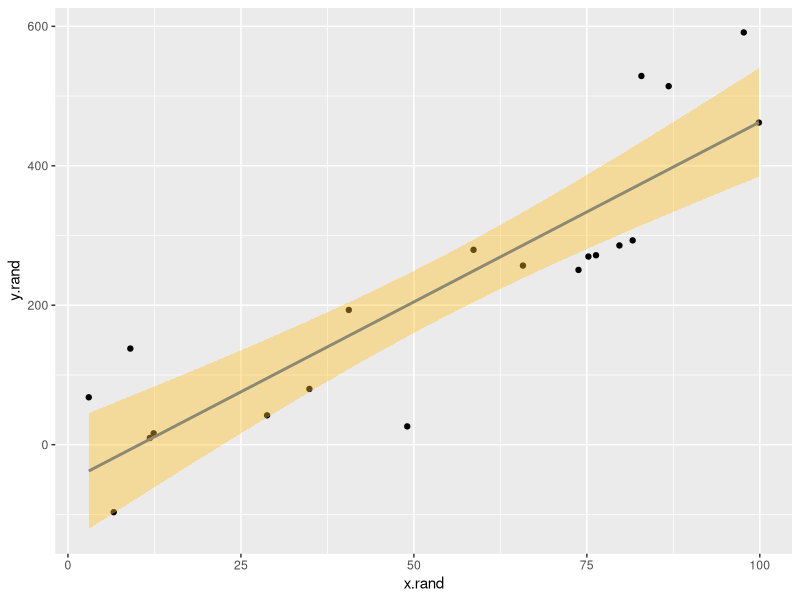

The R script that drew this image:
## ---- chunk 1
library(ggplot2)
## ---- chunk 2
x.rand <- runif(20, 0, 100)
y.rand <- 5*x.rand + rnorm(20, 0, 100)
rand.df = data.frame(x.rand, y.rand)

rand.df
## ---- chunk 3
ggplot(rand.df, aes(x=x.rand, y=y.rand)) +
    geom_point() +
    geom_smooth(method=lm, color="lemonchiffon4", fill="goldenrod1")
## ---- chunk 4
sessionInfo()
